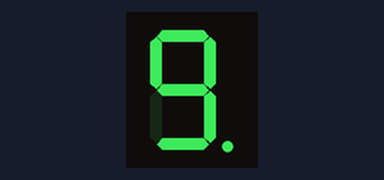
Bench run of a sketch on a simulated Arduino Uno, built with avr-gcc and run on an emulated ATmega328P. Shown: 1-digit seven-segment display. Wiring (inferred from the names in the program): 1-digit 7-segment display, segments lit when LOW: segments pin 9, pin 8, pin 7, pin 6, pin 5, pin 4, pin 3, pin 2. The segment pins are drawn as the display they are named for.

Above: at 0.1 s.
At 2.1 s:
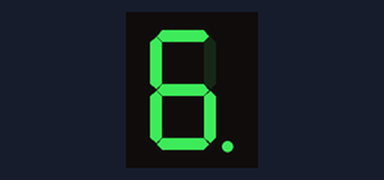
At 12.6 s:
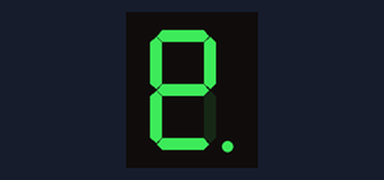
At 22.76 s:
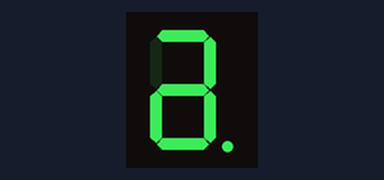
At 30.13 s:
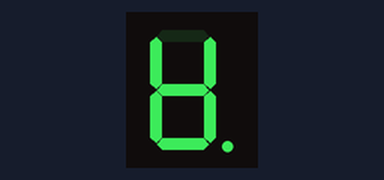
At 32.1 s:
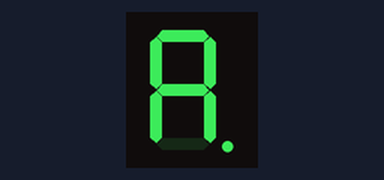

The sketch:

Melody.ino
```cpp
/*
 * Melody.ino
 *
 * Plays Beethoven’s Seventh Symphony using digital output pins.
 * Notes are defined in PROGMEM to conserve RAM.
 */

#include <avr/pgmspace.h> // For storing data in program memory (PROGMEM)

// Definition of the Note structure
struct Nota {
  int8_t pin;           // Pin number (int8_t allows using -1 to indicate a rest)
  uint16_t durata;      // Duration in milliseconds
};

// Duration constants [ms]
const uint16_t beat = 250;               // 250 ms
const uint16_t eighth_note = beat * 2;   // 500 ms
const uint16_t dotted_eighth = beat * 3; // 750 ms
const uint16_t quarter_note = beat * 4;  // 1000 ms
const uint16_t quintuplet = beat * 5;    // 1250 ms
const uint16_t dotted_quarter = beat * 7;// 1750 ms
const uint16_t half_note = beat * 8;     // 2000 ms

// Pin assignments for the musical notes
const uint8_t pin_RE   = 2; // D
const uint8_t pin_REd  = 3; // D#
const uint8_t pin_DOd  = 4; // C#
const uint8_t pin_DO   = 5; // C
const uint8_t pin_MI   = 6; // E
const uint8_t pin_FA   = 7; // F
const uint8_t pin_SI   = 8; // B
const uint8_t pin_LA   = 9; // A

const int8_t REST = -1; // Special value indicating a rest (no note)

// Melody array stored in flash memory (PROGMEM)
const Nota melody[] PROGMEM = {
  // Initialization block: turn all outputs off
  {2, 1 },
  {3, 1 },
  {4, 1 },
  {5, 1 },
  {6, 1 },
  {7, 1 },
  {8, 1 },
  {9, 1 },

  // ROW 1
  // Bar 23
  {pin_DO, half_note },
  // Bar 24
  {pin_SI, dotted_quarter },
  {REST, beat },
  // Bar 25
  {pin_SI, beat },
  {pin_DO, beat },
  {pin_RE, quarter_note },
  {pin_DO, beat },
  {pin_SI, beat },
  // Bar 26
  {pin_SI, eighth_note },
  {pin_DO, beat },
  {REST, beat },
  {pin_DO, dotted_eighth },
  {REST, beat },
  // Bar 27
  {pin_DO, quintuplet },
  {REST, beat },
  {pin_DO, beat },
  {pin_RE, beat },
  // Bar 28
  {pin_REd, eighth_note },
  {pin_MI, beat },
  {REST, beat },
  {pin_MI, beat },
  {REST, beat },
  {pin_MI, eighth_note },
  // Bar 29
  {pin_RE, beat },
  {pin_MI, beat },
  {pin_FA, quarter_note },
  {pin_MI, beat },
  {pin_RE, beat },
  // Bar 30
  {pin_RE, eighth_note },
  {pin_MI, beat },
  {REST, beat },
  {pin_MI, dotted_eighth },
  {REST, beat },

  // ROW 2
  // Bar 31
  {pin_MI, half_note },
  // Bar 32
  {pin_REd, half_note },
  // Bar 33
  {pin_RE, eighth_note },
  {pin_SI, beat },
  {pin_DOd, beat },
  {pin_RE, eighth_note },
  {pin_MI, beat },
  {pin_RE, beat },
  // Bar 34
  {pin_RE, eighth_note },
  {pin_DOd, eighth_note },
  {pin_DO, dotted_eighth },
  {REST, beat },
  // Bar 35
  {pin_DO, half_note },
  // Bar 36
  {pin_SI, quarter_note },
  {pin_DO, quarter_note },
  // Bar 37
  {pin_SI, beat },
  {pin_DO, beat },
  {pin_RE, quarter_note },
  {pin_DO, beat },
  {pin_SI, beat },
  // Bar 38
  {pin_LA, beat },
  {REST, beat },
  {pin_LA, beat },
  {pin_SI, beat },
  {pin_DO, beat },
  {REST, beat },
  {pin_DO, beat },
  {pin_RE, beat },
  // Bar 39
  {pin_MI, half_note },

  // ROW 3
  // Bar 40
  {pin_REd, half_note },
  // Bar 41
  {pin_RE, eighth_note },
  {pin_SI, beat },
  {pin_DOd, beat },
  {pin_RE, eighth_note },
  {pin_MI, beat },
  {pin_RE, beat },
  // Bar 42
  {pin_RE, eighth_note },
  {pin_DOd, eighth_note },
  {pin_DO, dotted_eighth },
  {REST, beat },
  // Bar 43
  {pin_DO, half_note },
  // Bar 44
  {pin_SI, quarter_note },
  {pin_DO, quarter_note },
  // Bar 45
  {pin_SI, beat },
  {pin_DO, beat },
  {pin_RE, quarter_note },
  {pin_DO, beat },
  {pin_SI, beat },
  // Bar 46
  {pin_LA, quarter_note },
  {REST, quarter_note }
};

const size_t melodyLength = sizeof(melody) / sizeof(melody[0]);

void setup() {
  Serial.begin(9600);

  // Configure all the pins used in the melody as OUTPUT
  for (size_t i = 0; i < melodyLength; i++) {
    Nota currentNote;
    memcpy_P(&currentNote, &melody[i], sizeof(Nota));  // Read from flash memory

    if (currentNote.pin != REST) {
      pinMode(currentNote.pin, OUTPUT);  // Set pin as output
    }
  }
}

void loop() {
  static size_t position = 0;             // Current index in the melody
  static unsigned long lastTime = 0;      // Timestamp of when the current note started
  static bool noteActive = false;         // Whether a note is currently active
  static int8_t currentPin = REST;        // The pin currently set to HIGH
  static unsigned long noteDuration = 0;  // Duration of the current note

  if (position < melodyLength) {
    unsigned long now = millis();

    if (!noteActive) {  // Start the next note/rest
      Nota nextNote;
      memcpy_P(&nextNote, &melody[position], sizeof(Nota));  // Load next note from flash

      noteDuration = nextNote.durata;
      lastTime = now;

      // Turn off the previous note
      if (currentPin != REST) {
        digitalWrite(currentPin, LOW);
      }

      currentPin = nextNote.pin;
      noteActive = true;

      // Turn on the new note if it's not a rest
      if (currentPin != REST) {
        digitalWrite(currentPin, HIGH);
      }
    }
    else if (now - lastTime >= noteDuration) {  // Time to end the current note
      if (currentPin != REST) {
        digitalWrite(currentPin, LOW);
      }

      noteActive = false;
      position++;  // Move to the next note
    }
  }
  else {
    // End of melody reached, reset to beginning to loop continuously
    position = 0;
  }
}
```

Measured:
- what the display in image 0 shows lasts 1.9 s, from 0.1 s to 2.0 s
- what the display in image 1 shows lasts 1.8 s, from 2.0 s to 3.8 s
- what the display in image 2 shows lasts 1.0 s, from 12.5 s to 13.5 s
- what the display in image 3 shows lasts 0.5 s, from 22.5 s to 23.0 s
- what the display in image 5 shows lasts 2.0 s, from 32.0 s to 34.0 s
